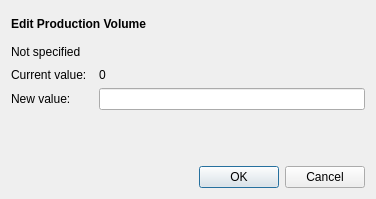
<?xml version="1.0" encoding="UTF-8"?>
<ui version="4.0">
 <class>Dialog</class>
 <widget class="QDialog" name="Dialog">
  <property name="geometry">
   <rect>
    <x>0</x>
    <y>0</y>
    <width>376</width>
    <height>199</height>
   </rect>
  </property>
  <property name="windowTitle">
   <string>Edit production volume</string>
  </property>
  <layout class="QGridLayout" name="gridLayout">
   <item row="0" column="0">
    <layout class="QVBoxLayout" name="verticalLayout">
     <item>
      <widget class="QLabel" name="label">
       <property name="minimumSize">
        <size>
         <width>300</width>
         <height>0</height>
        </size>
       </property>
       <property name="maximumSize">
        <size>
         <width>0</width>
         <height>25</height>
        </size>
       </property>
       <property name="font">
        <font>
         <weight>75</weight>
         <bold>true</bold>
        </font>
       </property>
       <property name="text">
        <string>Edit Production Volume</string>
       </property>
      </widget>
     </item>
     <item>
      <widget class="QLabel" name="nameLabel">
       <property name="maximumSize">
        <size>
         <width>16777215</width>
         <height>20</height>
        </size>
       </property>
       <property name="text">
        <string>Not specified</string>
       </property>
      </widget>
     </item>
     <item>
      <layout class="QFormLayout" name="formLayout">
       <item row="0" column="0">
        <widget class="QLabel" name="label_2">
         <property name="text">
          <string>Current value:  </string>
         </property>
        </widget>
       </item>
       <item row="1" column="0">
        <widget class="QLabel" name="label_3">
         <property name="text">
          <string>New value:  </string>
         </property>
        </widget>
       </item>
       <item row="0" column="1">
        <widget class="QLabel" name="currentValueLabel">
         <property name="text">
          <string>0</string>
         </property>
        </widget>
       </item>
       <item row="1" column="1">
        <widget class="QLineEdit" name="newValueLineEdit"/>
       </item>
      </layout>
     </item>
    </layout>
   </item>
   <item row="1" column="0">
    <widget class="QDialogButtonBox" name="buttonBox">
     <property name="orientation">
      <enum>Qt::Horizontal</enum>
     </property>
     <property name="standardButtons">
      <set>QDialogButtonBox::Cancel|QDialogButtonBox::Ok</set>
     </property>
    </widget>
   </item>
  </layout>
 </widget>
 <resources/>
 <connections>
  <connection>
   <sender>buttonBox</sender>
   <signal>accepted()</signal>
   <receiver>Dialog</receiver>
   <slot>accept()</slot>
   <hints>
    <hint type="sourcelabel">
     <x>248</x>
     <y>254</y>
    </hint>
    <hint type="destinationlabel">
     <x>157</x>
     <y>274</y>
    </hint>
   </hints>
  </connection>
  <connection>
   <sender>buttonBox</sender>
   <signal>rejected()</signal>
   <receiver>Dialog</receiver>
   <slot>reject()</slot>
   <hints>
    <hint type="sourcelabel">
     <x>316</x>
     <y>260</y>
    </hint>
    <hint type="destinationlabel">
     <x>286</x>
     <y>274</y>
    </hint>
   </hints>
  </connection>
 </connections>
</ui>
